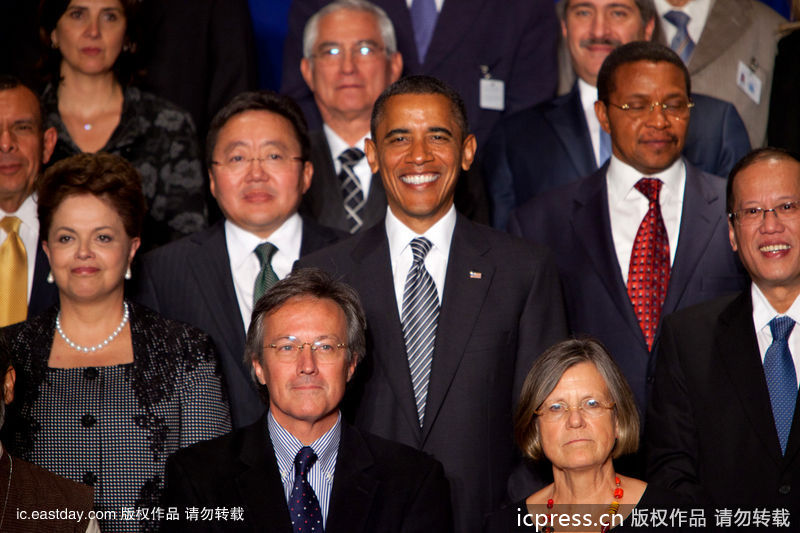
%> input picture facedetection/facedetection/1.jpg, 800 x 533 px
$ octave --eval "result = huhaan_tim(imread('1.jpg'));"   (GNU Octave 9; MATLAB toolbox functions it lacks are replaced by stand-ins)
%> lines starting %> are read from the running program, lines starting %| are printed output that depends on the picture
### facedetection/facedetection/maxfilt2.m
function Y = maxfilt2(X,varargin)
%  MAXFILT2    Two-dimensional max filter
%
%     Y = MAXFILT2(X,[M N]) performs two-dimensional maximum
%     filtering on the image X using an M-by-N window. The result
%     Y contains the maximun value in the M-by-N neighborhood around
%     each pixel in the original image.
%     This function uses the van Herk algorithm for max filters.
%
%     Y = MAXFILT2(X,M) is the same as Y = MAXFILT2(X,[M M])
%
%     Y = MAXFILT2(X) uses a 3-by-3 neighborhood.
%
%     Y = MAXFILT2(..., 'shape') returns a subsection of the 2D
%     filtering specified by 'shape' :
%        'full'  - Returns the full filtering result,
%        'same'  - (default) Returns the central filter area that is the
%                   same size as X,
%        'valid' - Returns only the area where no filter elements are outside
%                  the image.
%
%     See also : MINFILT2, VANHERK
%

% Initialization
[S, shape] = parse_inputs(varargin{:});

% filtering
Y = vanherk(X,S(1),'max',shape);
Y = vanherk(Y,S(2),'max','col',shape);

%%%%%%%%%%%%%%%%%%%%%%%%%%%%%%%%%%%%%%%%%%%%%%%%%%%%%%%%%%%%%%%%%%%%%%%%%%%%%%%%%%%%%%%%%%%
function [S, shape] = parse_inputs(varargin)
shape = 'same';
flag = [0 0]; % size shape

for i = 1 : nargin
   t = varargin{i};
   if strcmp(t,'full') & flag(2) == 0
      shape = 'full';
      flag(2) = 1;
   elseif strcmp(t,'same') & flag(2) == 0
      shape = 'same';
      flag(2) = 1;
   elseif strcmp(t,'valid') & flag(2) == 0
      shape = 'valid';
      flag(2) = 1;
   elseif flag(1) == 0
      S = t;
      flag(1) = 1;
   else
      error(['Too many / Unkown parameter : ' t ])
   end
end

if flag(1) == 0
   S = [3 3];
end
if length(S) == 1;
   S(2) = S(1);
end
if length(S) ~= 2
   error('Wrong window size parameter.')
end

### facedetection/facedetection/vanherk.m
function Y = vanherk(X,N,TYPE,varargin)
%  VANHERK    Fast max/min 1D filter
%
%    Y = VANHERK(X,N,TYPE) performs the 1D max/min filtering of the row
%    vector X using a N-length filter.
%    The filtering type is defined by TYPE = 'max' or 'min'. This function
%    uses the van Herk algorithm for min/max filters that demands only 3
%    min/max calculations per element, independently of the filter size.
%
%    If X is a 2D matrix, each row will be filtered separately.
%
%    Y = VANHERK(...,'col') performs the filtering on the columns of X.
%
%    Y = VANHERK(...,'shape') returns the subset of the filtering specified
%    by 'shape' :
%        'full'  - Returns the full filtering result,
%        'same'  - (default) Returns the central filter area that is the
%                   same size as X,
%        'valid' - Returns only the area where no filter elements are outside
%                  the image.
%
%    X can be uint8 or double. If X is uint8 the processing is quite faster, so
%    dont't use X as double, unless it is really necessary.
%

% Initialization
[direc, shape] = parse_inputs(varargin{:});
if strcmp(direc,'col')
   X = X';
end
if strcmp(TYPE,'max')
   maxfilt = 1;
elseif strcmp(TYPE,'min')
   maxfilt = 0;
else
   error([ 'TYPE must be ' char(39) 'max' char(39) ' or ' char(39) 'min' char(39) '.'])
end

% Correcting X size
fixsize = 0;
addel = 0;
if mod(size(X,2),N) ~= 0
   fixsize = 1;
   addel = N-mod(size(X,2),N);
   if maxfilt
      f = [ X zeros(size(X,1), addel) ];
   else
      f = [X repmat(X(:,end),1,addel)];
   end
else
   f = X;
end
lf = size(f,2);
lx = size(X,2);
clear X

% Declaring aux. mat.
g = f;
h = g;

% Filling g & h (aux. mat.)
ig = 1:N:size(f,2);
ih = ig + N - 1;

g(:,ig) = f(:,ig);
h(:,ih) = f(:,ih);

if maxfilt
   for i = 2 : N
      igold = ig;
      ihold = ih;

      ig = ig + 1;
      ih = ih - 1;

      g(:,ig) = max(f(:,ig),g(:,igold));
      h(:,ih) = max(f(:,ih),h(:,ihold));
   end
else
   for i = 2 : N
      igold = ig;
      ihold = ih;

      ig = ig + 1;
      ih = ih - 1;

      g(:,ig) = min(f(:,ig),g(:,igold));
      h(:,ih) = min(f(:,ih),h(:,ihold));
   end
end
clear f

% Comparing g & h
if strcmp(shape,'full')
   ig = [ N : 1 : lf ];
   ih = [ 1 : 1 : lf-N+1 ];
   if fixsize
      if maxfilt
         Y = [ g(:,1:N-1)  max(g(:,ig), h(:,ih))  h(:,end-N+2:end-addel) ];
      else
         Y = [ g(:,1:N-1)  min(g(:,ig), h(:,ih))  h(:,end-N+2:end-addel) ];
      end
   else
      if maxfilt
         Y = [ g(:,1:N-1)  max(g(:,ig), h(:,ih))  h(:,end-N+2:end) ];
      else
         Y = [ g(:,1:N-1)  min(g(:,ig), h(:,ih))  h(:,end-N+2:end) ];
      end
   end

elseif strcmp(shape,'same')
   if fixsize
      if addel > (N-1)/2
         disp('hoi')
         ig = [ N : 1 : lf - addel + floor((N-1)/2) ];
         ih = [ 1 : 1 : lf-N+1 - addel + floor((N-1)/2)];
         if maxfilt
            Y = [ g(:,1+ceil((N-1)/2):N-1)  max(g(:,ig), h(:,ih)) ];
         else
            Y = [ g(:,1+ceil((N-1)/2):N-1)  min(g(:,ig), h(:,ih)) ];
         end
      else
         ig = [ N : 1 : lf ];
         ih = [ 1 : 1 : lf-N+1 ];
         if maxfilt
            Y = [ g(:,1+ceil((N-1)/2):N-1)  max(g(:,ig), h(:,ih))  h(:,lf-N+2:lf-N+1+floor((N-1)/2)-addel) ];
         else
            Y = [ g(:,1+ceil((N-1)/2):N-1)  min(g(:,ig), h(:,ih))  h(:,lf-N+2:lf-N+1+floor((N-1)/2)-addel) ];
         end
      end
   else % not fixsize (addel=0, lf=lx)
      ig = [ N : 1 : lx ];
      ih = [ 1 : 1 : lx-N+1 ];
      if maxfilt
         Y = [  g(:,N-ceil((N-1)/2):N-1) max( g(:,ig), h(:,ih) )  h(:,lx-N+2:lx-N+1+floor((N-1)/2)) ];
      else
         Y = [  g(:,N-ceil((N-1)/2):N-1) min( g(:,ig), h(:,ih) )  h(:,lx-N+2:lx-N+1+floor((N-1)/2)) ];
      end
   end

elseif strcmp(shape,'valid')
   ig = [ N : 1 : lx];
   ih = [ 1 : 1: lx-N+1];
   if maxfilt
      Y = [ max( g(:,ig), h(:,ih) ) ];
   else
      Y = [ min( g(:,ig), h(:,ih) ) ];
   end
end

if strcmp(direc,'col')
   Y = Y';
end
%%%%%%%%%%%%%%%%%%%%%%%%%%%%%%%%%%%%%%%%%%%%%%%%%%%%%%%%%%%%%%%%%%%%%%%%%%%%%%%%%%%%%%%%%%%
function [direc, shape] = parse_inputs(varargin)
direc = 'lin';
shape = 'same';
flag = [0 0]; % [dir shape]

for i = 1 : nargin
   t = varargin{i};
   if strcmp(t,'col') & flag(1) == 0
      direc = 'col';
      flag(1) = 1;
   elseif strcmp(t,'full') & flag(2) == 0
      shape = 'full';
      flag(2) = 1;
   elseif strcmp(t,'same') & flag(2) == 0
      shape = 'same';
      flag(2) = 1;
   elseif strcmp(t,'valid') & flag(2) == 0
      shape = 'valid';
      flag(2) = 1;
   else
      error(['Too many / Unkown parameter : ' t ])
   end
end

### facedetection/facedetection/huhaan_tim.m
function top = huhaan_tim(im)
%this function is the Hu-Haan algorithm
%im is the original image
%top is the returned depth array

im=im(:,:,1);

sigmaA=8;
sigmaB=10;
sigmaMax=max([sigmaA sigmaB]);
fsz=[sigmaMax, sigmaMax];

kernelA=fspecial('gaussian', fsz, sigmaA);
kernelB=fspecial('gaussian', fsz, sigmaB);
%imA = filter2(kernelA, im);
%imB = filter2(kernelB, im);
imA = imfilter(im, kernelA, 'symmetric', 'conv');
imB = imfilter(im, kernelB, 'symmetric', 'conv');
R1=single(im)-single(imA);
%R1=((single(imA)./single(im))-1).*single(imB);
R2=single(imA)-single(imB);
%R1=abs(R1);
%R2=abs(R2);
%R2(R2<1)=1;
R=R1./R2;
R(isnan(R))=0;
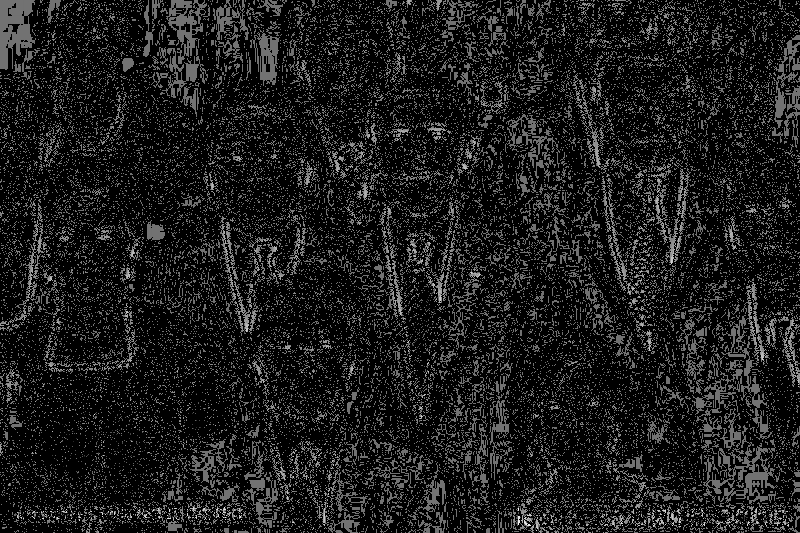
%> R: size 533x800 single; 77.02% of the values are NaN or infinite; the others: min -178, max 218, mean 9.94; drawn with min black, max white, NaN and infinite black
R(isinf(R))=0;
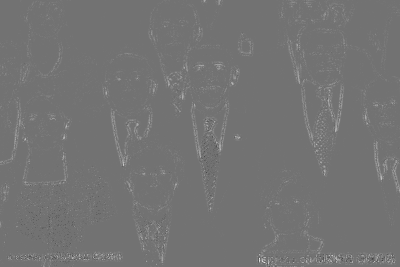
%> R: size 533x800 single (shown at 1/2 size); min -178, max 218, mean 2.3; drawn with min black and max white
Rf=maxfilt2(R,8);
%> the loop in parse_inputs, `for i = 1 : nargin` made 1 pass
%> (t, S) on pass 1: (8, 8)
%> after the loop in parse_inputs, `for i = 1 : nargin`: flag = [1 0]; shape = 'same'
%> in maxfilt2, `[S, shape] = parse_inputs(varargin{:});`: S = [8 8]; shape = 'same'
%> the loop in parse_inputs, `for i = 1 : nargin` made 1 pass
%> t on pass 1: 'same'
%> after the loop in parse_inputs, `for i = 1 : nargin`: direc = 'lin'; flag = [0 1]; shape = 'same'
%> in vanherk, `[direc, shape] = parse_inputs(varargin{:});`: direc = 'lin'
%> in vanherk, `ig = 1:N:size(f,2);`: ig = 100 values from 1 to 793
%> in vanherk, `ih = ig + N - 1;`: ih = 100 values from 8 to 800
%> the loop in vanherk, `for i = 2 : N` made 7 passes
%> after the loop in vanherk, `for i = 2 : N`:
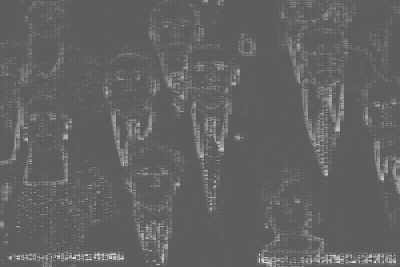
%> g: size 533x800 single (shown at 1/2 size); min -126, max 218, mean 7.4; drawn with min black and max white
%> after the loop in vanherk, `for i = 2 : N`: ih = 100 values from 1 to 793
%> in vanherk, `ig = [ N : 1 : lx ];`: ig = 793 values from 8 to 800
%> in vanherk, `ih = [ 1 : 1 : lx-N+1 ];`: ih = 793 values from 1 to 793
%> in vanherk, `Y = [  g(:,N-ceil((N-1)/2):N-1) max( g(:,ig), h(:,ih) )  h(:,lx-N+2:lx..`:
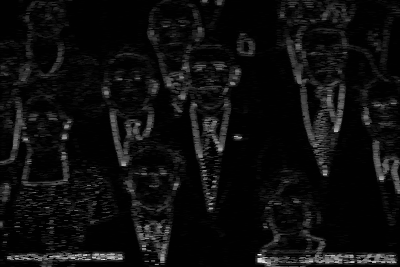
%> Y: size 533x800 single (shown at 1/2 size); min -1, max 218, mean 11.3; drawn with min black and max white
%> call 2 of vanherk, with N = 8, TYPE = 'max'
%> the loop in parse_inputs (call 2), `for i = 1 : nargin` made 2 passes
%> in vanherk (call 2), `[direc, shape] = parse_inputs(varargin{:});`: direc = 'col'
%> in vanherk (call 2), `addel = N-mod(size(X,2),N);`: addel = 3
%> in vanherk (call 2), `f = [ X zeros(size(X,1), addel) ];`:
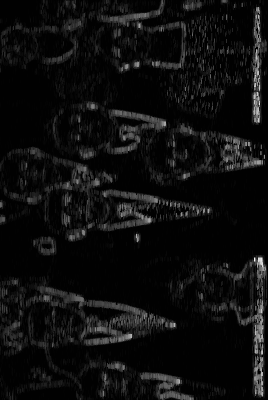
%> f: size 800x536 single (shown at 1/2 size); min -1, max 218, mean 11.3; drawn with min black and max white
%> in vanherk (call 2), `ig = 1:N:size(f,2);`: ig = 67 values from 1 to 529
%> in vanherk (call 2), `ih = ig + N - 1;`: ih = 67 values from 8 to 536
%> the loop in vanherk (call 2), `for i = 2 : N` made 7 passes
%> after the loop in vanherk (call 2), `for i = 2 : N`:
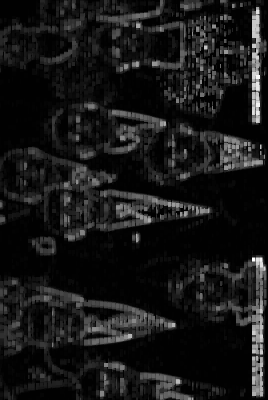
%> h: size 800x536 single (shown at 1/2 size); min -1, max 218, mean 19.3; drawn with min black and max white
%> after the loop in vanherk (call 2), `for i = 2 : N`: ih = 67 values from 1 to 529
%> in vanherk (call 2), `ig = [ N : 1 : lf ];`: ig = 529 values from 8 to 536
%> in vanherk (call 2), `ih = [ 1 : 1 : lf-N+1 ];`: ih = 529 values from 1 to 529
%Rf=max(max(Rf))-Rf;
blurmap=(sigmaA*sigmaB)./((sigmaB-sigmaA)*Rf+sigmaB);
%> `result = huhaan_tim(imread('1.jpg'));`:
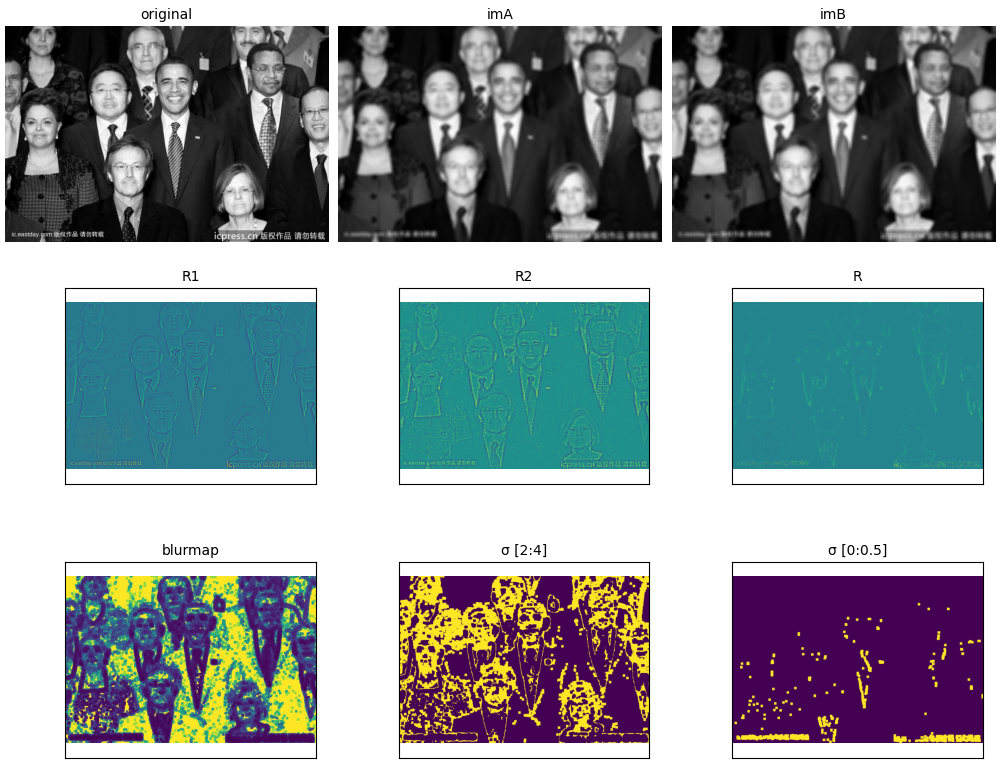
%> figure redrawn from the program's plot data, 9 panels

figure;

subplot(3,3,1), imshow(im), title('original')
subplot(3,3,2), imshow(uint8(imA)), title('imA')
subplot(3,3,3), imshow(uint8(imB)), title('imB')
subplot(3,3,4), imagesc(R1), title('R1')
set(gca,'xticklabel',[],'yticklabel',[])
set(gca,'xtick',[],'ytick',[]),axis image
subplot(3,3,5), imagesc(R2), title('R2')
set(gca,'xticklabel',[],'yticklabel',[])
set(gca,'xtick',[],'ytick',[]),axis image
subplot(3,3,6), imagesc(R), title('R')
set(gca,'xticklabel',[],'yticklabel',[])
set(gca,'xtick',[],'ytick',[]),axis image
subplot(3,3,7), imagesc(blurmap), title('blurmap')
set(gca,'xticklabel',[],'yticklabel',[])
set(gca,'xtick',[],'ytick',[]),axis image
subplot(3,3,8), imagesc(blurmap>1 & blurmap<4), title('\sigma [2:4]')
set(gca,'xticklabel',[],'yticklabel',[])
set(gca,'xtick',[],'ytick',[]),axis image
subplot(3,3,9), imagesc(blurmap>0 & blurmap<0.4), title('\sigma [0:0.5]')
set(gca,'xticklabel',[],'yticklabel',[])
set(gca,'xtick',[],'ytick',[]),axis image

top = imB;%return depth array

$ run again, on facedetection/facedetection/2.jpg
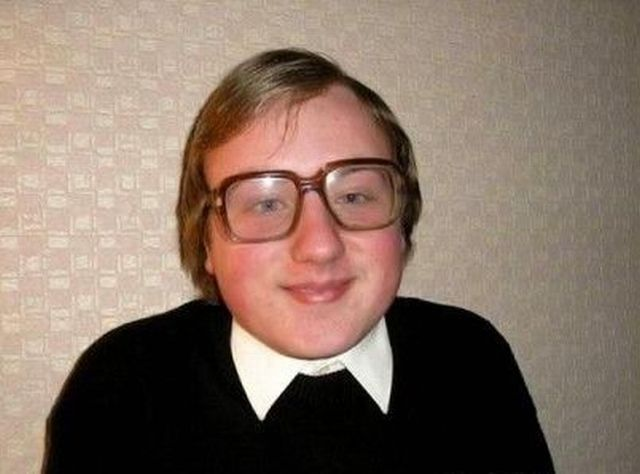
%> input picture facedetection/facedetection/2.jpg, 640 x 474 px
%> the loop in parse_inputs, `for i = 1 : nargin` made 1 pass
%> (t, S) on pass 1: (8, 8)
%> after the loop in parse_inputs, `for i = 1 : nargin`: flag = [1 0]; shape = 'same'
%> in maxfilt2, `[S, shape] = parse_inputs(varargin{:});`: S = [8 8]; shape = 'same'
%> the loop in parse_inputs, `for i = 1 : nargin` made 1 pass
%> t on pass 1: 'same'
%> after the loop in parse_inputs, `for i = 1 : nargin`: direc = 'lin'; flag = [0 1]; shape = 'same'
%> in vanherk, `[direc, shape] = parse_inputs(varargin{:});`: direc = 'lin'
%> in vanherk, `ig = 1:N:size(f,2);`: ig = 80 values from 1 to 633
%> in vanherk, `ih = ig + N - 1;`: ih = 80 values from 8 to 640
%> the loop in vanherk, `for i = 2 : N` made 7 passes
%> after the loop in vanherk, `for i = 2 : N`:
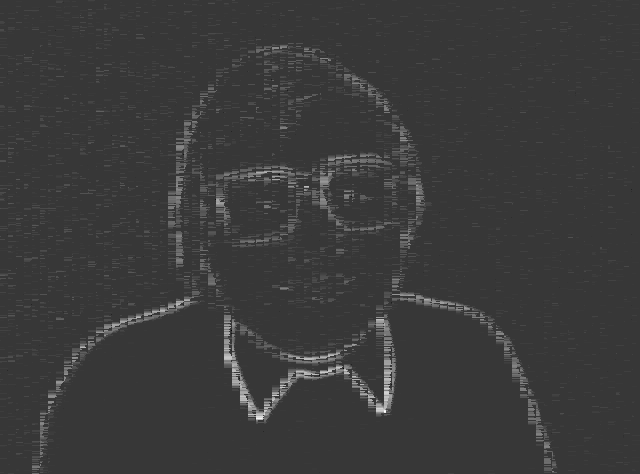
%> h: size 474x640 single; min -35, max 126, mean 2.3; drawn with min black and max white
%> after the loop in vanherk, `for i = 2 : N`: ih = 80 values from 1 to 633
%> in vanherk, `ig = [ N : 1 : lx ];`: ig = 633 values from 8 to 640
%> in vanherk, `ih = [ 1 : 1 : lx-N+1 ];`: ih = 633 values from 1 to 633
%> the loop in parse_inputs (call 2), `for i = 1 : nargin` made 2 passes
%> the loop in vanherk (call 2), `for i = 2 : N` made 7 passes
%> in huhaan_tim, `blurmap=(sigmaA*sigmaB)./((sigmaB-sigmaA)*Rf+sigmaB);`:
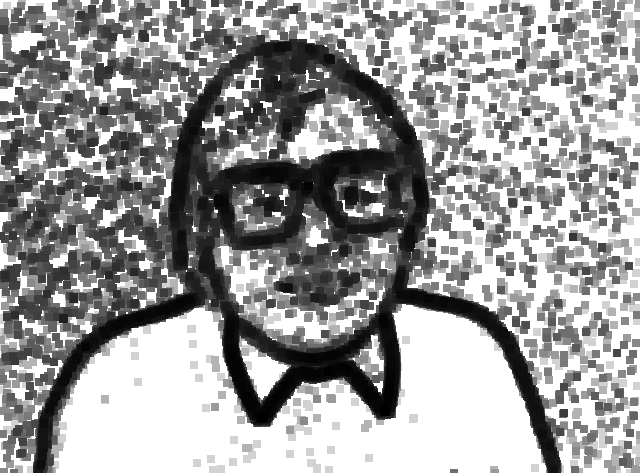
%> blurmap: size 473x640 single; min 0.305, max 8, mean 5; drawn with min black and max white

$ run again, on facedetection/facedetection/3.jpg
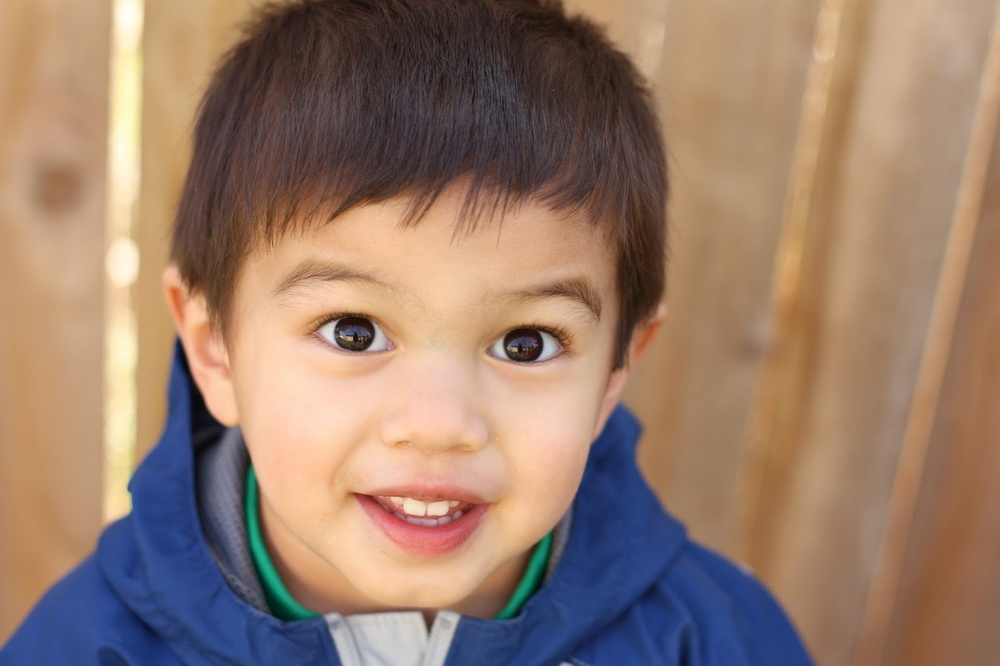
%> input picture facedetection/facedetection/3.jpg, 1000 x 666 px, shrunk from 1600 x 1066 before the run
%> the loop in parse_inputs, `for i = 1 : nargin` made 1 pass
%> (t, S) on pass 1: (8, 8)
%> after the loop in parse_inputs, `for i = 1 : nargin`: flag = [1 0]; shape = 'same'
%> in maxfilt2, `[S, shape] = parse_inputs(varargin{:});`: S = [8 8]; shape = 'same'
%> the loop in parse_inputs, `for i = 1 : nargin` made 1 pass
%> t on pass 1: 'same'
%> after the loop in parse_inputs, `for i = 1 : nargin`: direc = 'lin'; flag = [0 1]; shape = 'same'
%> in vanherk, `[direc, shape] = parse_inputs(varargin{:});`: direc = 'lin'
%> in vanherk, `ig = 1:N:size(f,2);`: ig = 125 values from 1 to 993
%> in vanherk, `ih = ig + N - 1;`: ih = 125 values from 8 to 1000
%> the loop in vanherk, `for i = 2 : N` made 7 passes
%> after the loop in vanherk, `for i = 2 : N`:
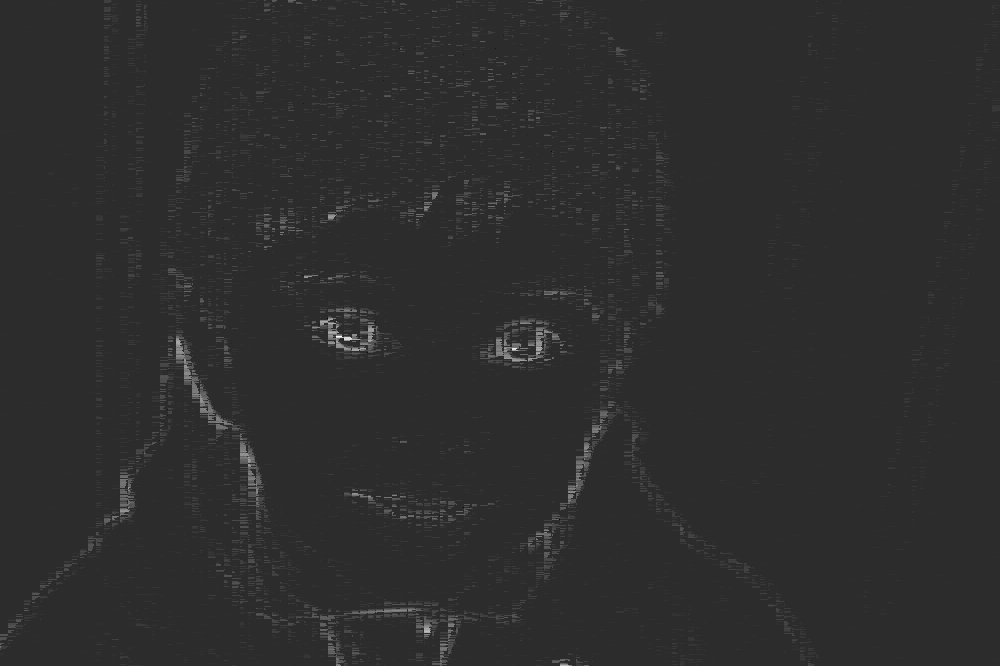
%> h: size 666x1000 single; min -23, max 108, mean 0.8; drawn with min black and max white
%> after the loop in vanherk, `for i = 2 : N`: ih = 125 values from 1 to 993
%> in vanherk, `ig = [ N : 1 : lx ];`: ig = 993 values from 8 to 1000
%> in vanherk, `ih = [ 1 : 1 : lx-N+1 ];`: ih = 993 values from 1 to 993
%> the loop in parse_inputs (call 2), `for i = 1 : nargin` made 2 passes
%> the loop in vanherk (call 2), `for i = 2 : N` made 7 passes
%> in huhaan_tim, `blurmap=(sigmaA*sigmaB)./((sigmaB-sigmaA)*Rf+sigmaB);`:
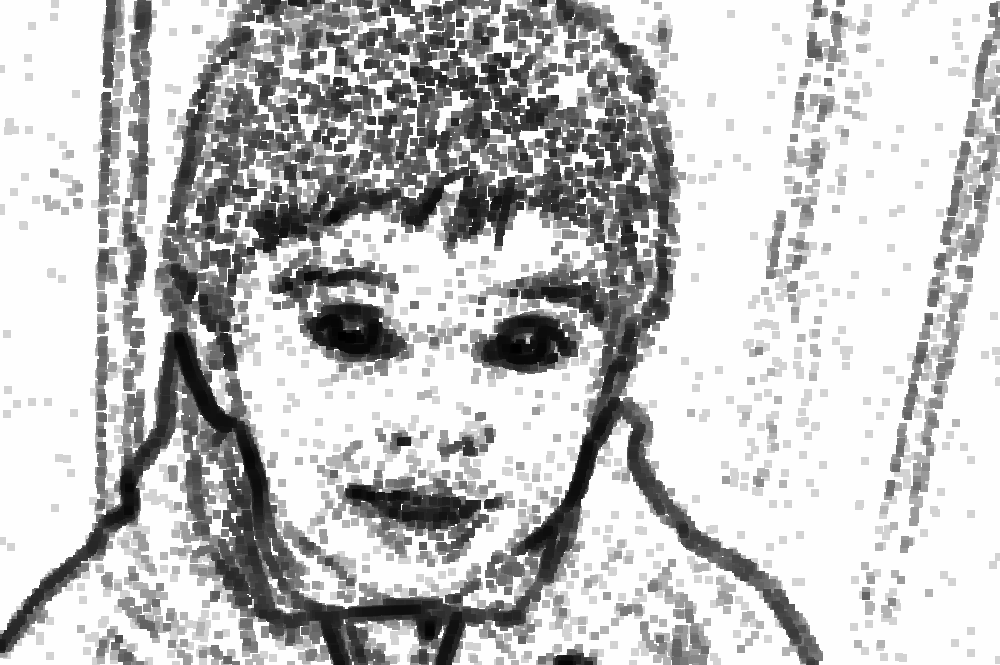
%> blurmap: size 665x1000 single; min 0.354, max 8, mean 6.17; drawn with min black and max white
